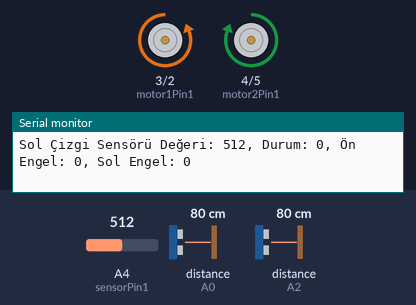
A sketch run on a simulated Arduino Uno, built with avr-gcc and run on an emulated ATmega328P. Shown: motor-driver pin pairs drawn as motors (green arrow = first pin HIGH = forward, orange = second pin HIGH = backward, longer = more drive), the last lines printed to the serial monitor. Wiring (inferred from the names in the program): 2 × ultrasonic range finder: trigger A1, echo A0 / trigger A3, echo A2. The test bench sets the inputs (shaded band); at power-on: distance to the obstacle (sensors on A0, A2) 80 cm, A4 (sensorPin1) = 512. The echo pulse lasts 58.3 µs per cm.

Above: at 2.2 s.
2.3 s: distance to the obstacle (sensor on A0) set to 299 cm
At 3.3 s:
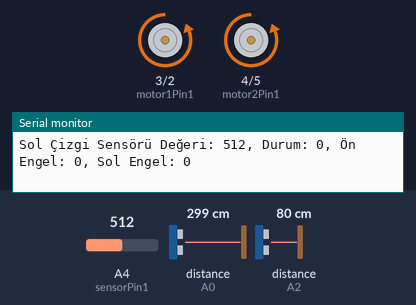
7.2 s: A4 (sensorPin1) set to 531
10.7 s: distance to the obstacle (sensor on A2) set to 12 cm
14.2 s: distance to the obstacle (sensor on A2) set to 9 cm
At 14.48 s:
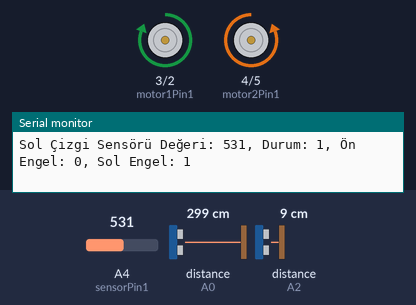
17.7 s: distance to the obstacle (sensor on A0) set to 12 cm
22.6 s: distance to the obstacle (sensor on A0) set to 9 cm
At 24.3 s:
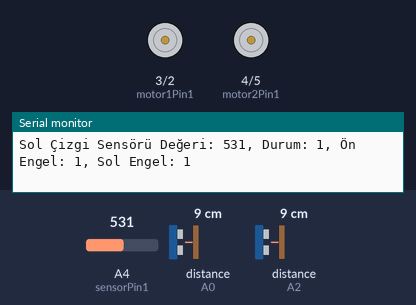
Timing chart, 0 to 25.8 s (numbered marks = the images above; inputs shaded):
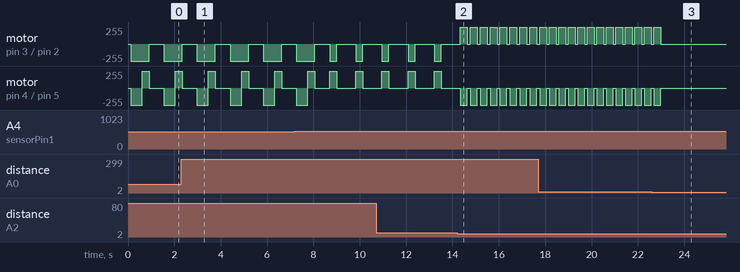

Measured:
- the behaviour switches between 11 and 10 cm on distance to the obstacle (sensor on A2) (found by bisection; images 1 and 2)
- the behaviour switches between 11 and 10 cm on distance to the obstacle (sensor on A0) (found by bisection; images 2 and 3)
- after the input at 14.2 s, motor on pin 3 (motor1Pin1) / pin 2 (motor1Pin2): alternates forward 255/255 for 0.30 s and stopped for 0.13 s, starting after 0.14 s; motor on pin 4 (motor2Pin1) / pin 5 (motor2Pin2): alternates backward 255/255 for 0.30 s and stopped for 0.13 s, starting after 0.14 s
- after the input at 22.6 s, motor on pin 3 (motor1Pin1) / pin 2 (motor1Pin2), motor on pin 4 (motor2Pin1) / pin 5 (motor2Pin2): goes on until 23.0 s, then stays stopped
- by itself, motor on pin 3 (motor1Pin1) / pin 2 (motor1Pin2): alternates backward 255/255 for 0.80 s and stopped for 0.63 s
- by itself, motor on pin 4 (motor2Pin1) / pin 5 (motor2Pin2): repeats every 1.4 s: backward 255/255 0.50 s, forward 255/255 0.30 s, stopped 0.63 s

The sketch:

sumo.ino
```cpp
// Pin tanımlamaları
const int motor1Pin1 = 3; // Motor 1'in ileri pin 1'i
const int motor1Pin2 = 2; // Motor 1'in geri pin 2'si
const int motor2Pin1 = 4; // Motor 2'nin ileri pin 1'i
const int motor2Pin2 = 5; // Motor 2'nin geri pin 2'si

// Pin tanımlamaları
const int sensorPin1 = A4;    // Sol çizgi sensörü pin
const int onEchoPin = A0;     // Ön ultrasonik sensör trig pin
const int onTrigPin = A1;     // Ön ultrasonik sensör echo pin
const int solEchoPin = A2;    // Sağ ultrasonik sensör trig pin
const int solTrigPin = A3;    // Sağ ultrasonik sensör echo pin

const int esikDeger = 512;    // Siyah ve beyaz arasındaki eşik değer

void setup() {
  // Pin modlarını ayarlama
  pinMode(motor1Pin1, OUTPUT);
  pinMode(motor1Pin2, OUTPUT);
  pinMode(motor2Pin1, OUTPUT);
  pinMode(motor2Pin2, OUTPUT);

  pinMode(onTrigPin, OUTPUT);
  pinMode(onEchoPin, INPUT);

  pinMode(solTrigPin, OUTPUT);
  pinMode(solEchoPin, INPUT);

  Serial.begin(9600); // Seri iletişim başlat
}

void loop() {
  // Çizgi sensörlerini oku
  int sensor1Deger = analogRead(sensorPin1); // Sol çizgi sensörünün analog değerini oku
  int sensor1Durum = (sensor1Deger > esikDeger) ? 1 : 0; // Eşik değere göre durumu belirle

  // Ultrasonik sensörlerden mesafeleri ölç
  int onMesafe = mesafeOlc(onTrigPin, onEchoPin); // Ön ultrasonik sensörden mesafe ölç
  int solMesafe = mesafeOlc(solTrigPin, solEchoPin); // Sağ ultrasonik sensörden mesafe ölç

  // Engelin varlığını kontrol et
  bool onEngelVar = (onMesafe < 10); // Ön sensör için engel kontrolü
  bool solEngelVar = (solMesafe < 10); // Sağ sensör için engel kontrolü

  // Sonuçları seri monitöre yazdır
  Serial.print("Sol Çizgi Sensörü Değeri: ");
  Serial.print(sensor1Deger);
  Serial.print(", Durum: ");
  Serial.print(sensor1Durum);
  Serial.print(", Ön Engel: ");
  Serial.print(onEngelVar);
  Serial.print(", Sol Engel: ");
  Serial.print(solEngelVar);
  Serial.println();

  delay(100); // 0.1 saniye bekle

  // Robotun hareketini belirle
  if (sensor1Durum == 1) {
    // Öncelik sıralaması:
    if (onEngelVar && !solEngelVar) {
      ileri();
    } else if (!onEngelVar && solEngelVar) {
      sol();
    } else if (!onEngelVar && !solEngelVar) {
      sag();
      delay(200);
      dur();
      delay(500);
    }
  } else {
    geri();
    delay(500);
    sag();
    delay(500);
  }
}

// Mesafe ölçümü fonksiyonu
int mesafeOlc(int trigPin, int echoPin) {
  // Trigger pini için 10 mikro saniye boyunca yüksek sinyal gönder
  digitalWrite(trigPin, HIGH);
  delayMicroseconds(10);
  digitalWrite(trigPin, LOW);

  // Echo pini ile gelen sinyali oku
  unsigned long sure = pulseIn(echoPin, HIGH);

  // Ses hızı 343 m/s olduğu için mesafeyi hesapla
  int mesafe = sure * 0.0343 / 2;
  return mesafe;
}

// Motor ileri fonksiyonu
void ileri() {
  digitalWrite(motor1Pin1, HIGH);
  digitalWrite(motor1Pin2, LOW);
  digitalWrite(motor2Pin1, HIGH);
  digitalWrite(motor2Pin2, LOW);
}

// Motor geri fonksiyonu
void geri() {
  digitalWrite(motor1Pin1, LOW);
  digitalWrite(motor1Pin2, HIGH);
  digitalWrite(motor2Pin1, LOW);
  digitalWrite(motor2Pin2, HIGH);
}

// Motor sola dönme fonksiyonu
void sol() {
  digitalWrite(motor1Pin1, HIGH);
  digitalWrite(motor1Pin2, LOW);
  digitalWrite(motor2Pin1, LOW);
  digitalWrite(motor2Pin2, HIGH);
  delay(300); // milisaniye boyunca sola dön
  dur(); // Durdur
}

// Motor sağa dönme fonksiyonu
void sag() {
  digitalWrite(motor1Pin1, LOW);
  digitalWrite(motor1Pin2, HIGH);
  digitalWrite(motor2Pin1, HIGH);
  digitalWrite(motor2Pin2, LOW);
  delay(300); // milisaniye boyunca sağa dön
  dur(); // Durdur
}

// Motoru durduran fonksiyon
void dur() {
  digitalWrite(motor1Pin1, LOW);
  digitalWrite(motor1Pin2, LOW);
  digitalWrite(motor2Pin1, LOW);
  digitalWrite(motor2Pin2, LOW);
}
```
